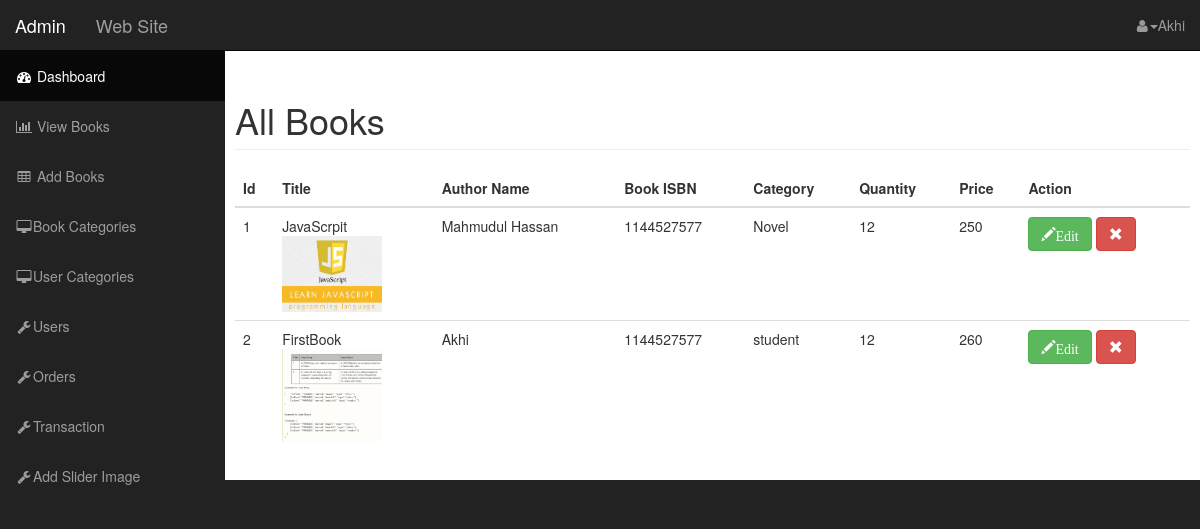
Page /admin/books.php (signed in) on the committed database.
### tables this page shows
CREATE TABLE `books` (
  `book_id` int(11) NOT NULL,
  `book_name` varchar(255) NOT NULL,
  `author_name` varchar(255) NOT NULL,
  `book_isbn` int(11) NOT NULL,
  `book_cat_id` int(11) NOT NULL,
  `book_quantity` int(11) NOT NULL,
  `book_price` float NOT NULL,
  `description` text NOT NULL,
  `book_image` varchar(255) NOT NULL
);

CREATE TABLE `categories` (
  `cat_id` int(11) NOT NULL,
  `cat_title` varchar(255) NOT NULL
);

### classes/Book.php (called while the page is built, shortened)
<?php
$filepath=realpath(dirname(__FILE__));
include_once ($filepath.'/../lib/Database.php');
?>
<?php
 class Book
 {
 	private $db;
 	function __construct()
 	{
 		 $this->db=new Database();
 	}
 public function get_all_book()
 {
  $query="SELECT books.*,
          categories.cat_title
          FROM books
          INNER JOIN categories
          on books.book_cat_id = categories.cat_id
          order by book_id asc";
   $result=$this->db->select($query);
   return $result;
}
 }

### lib/Database.php (called while the page is built, shortened)
<?php
$filepath=realpath(dirname(__FILE__));
Class Database{
 public $host   = DB_HOST;
 public $user   = DB_USER;
 public $pass   = DB_PASS;
 public $dbname = DB_NAME;
 public $link;
private function connectDB(){
 $this->link = new mysqli($this->host, $this->user, $this->pass,
  $this->dbname);
 }
public function select($query){
  $result = $this->link->query($query) or
   die($this->link->error.__LINE__);
  if($result->num_rows > 0){
    return $result;
  } else {
    return false;
  }
 }
}

### admin/books.php (the view)
 <?php include 'inc/header.php'; ?>
    <div id="wrapper">
        <nav class="navbar navbar-inverse navbar-fixed-top" role="navigation">
              <?php include 'inc/top_nav.php'; ?>
               <?php include 'inc/side_nav.php'; ?>
        </nav>
        <div id="page-wrapper">
            <div class="container-fluid">
             <div class="row">
<h1 class="page-header">
   All Books
</h1>
<table class="table table-hover">
    <thead>
      <tr>
           <th>Id</th>
           <th>Title</th>
           <th>Author Name</th>
           <th>Book ISBN</th>
           <th>Category</th>
           <th>Quantity</th>
           <th>Price</th>
           <th>Action</th>
      </tr>
    </thead>
    <tbody>
      <?php
          $result=$bk->get_all_book();
          if($result)
          {
            while($value=$result->fetch_assoc()) {
          ?>
      <tr>
            <td><?php echo $value['book_id'] ;?></td>
            <td><?php echo $value['book_name'] ;?><br>
              <img src="<?php echo $value['book_image'] ;?>" width="100px" alt="">
            </td>
            <td><?php echo $value['author_name'] ;?></td>
            <td><?php echo $value['book_isbn'] ;?></td>
            <td><?php echo $value['cat_title'] ;?></td>
            <td><?php echo $value['book_quantity'] ;?></td>
            <td><?php echo $value['book_price'] ;?></td>
            <td>
              <a  href="edit_book.php?id=<?php echo $value['book_id'] ;?>" class="glyphicon glyphicon-pencil btn btn-success">Edit<a>
              <a onclick="return confirm('Are You Sure');" href="delete_book.php?id=<?php echo $value['book_id'] ;?>" class="glyphicon glyphicon-remove btn btn-danger"><a>
            </td>
        </tr>
     <?php } } ?>
  </tbody>
</table>
             </div>
            </div>
        </div>
    </div>
   <?php include'inc/footer.php'; ?>

### admin/css/sb-admin.css (style rules this page uses)
body { margin-top: 100px; background-color: #222; }
@media (min-width:768px) { body { margin-top: 50px; } }
#wrapper { padding-left: 0; }
#page-wrapper { width: 100%; padding: 0; background-color: #fff; }
@media (min-width:768px) { #wrapper { padding-left: 225px; } }
@media (min-width:768px) { #page-wrapper { padding: 10px; } }

### rows in the picture
books: book_id "1", book_name "JavaScrpit", book_image (picture), author_name "Mahmudul Hassan", book_isbn "1144527577", categories.cat_title "Novel", book_quantity "12", book_price "250"
books: book_id "2", book_name "FirstBook", book_image (picture), author_name "Akhi", book_isbn "1144527577", categories.cat_title "student", book_quantity "12", book_price "260"

### other values in the picture
Session::get("adminname") "Akhi"
